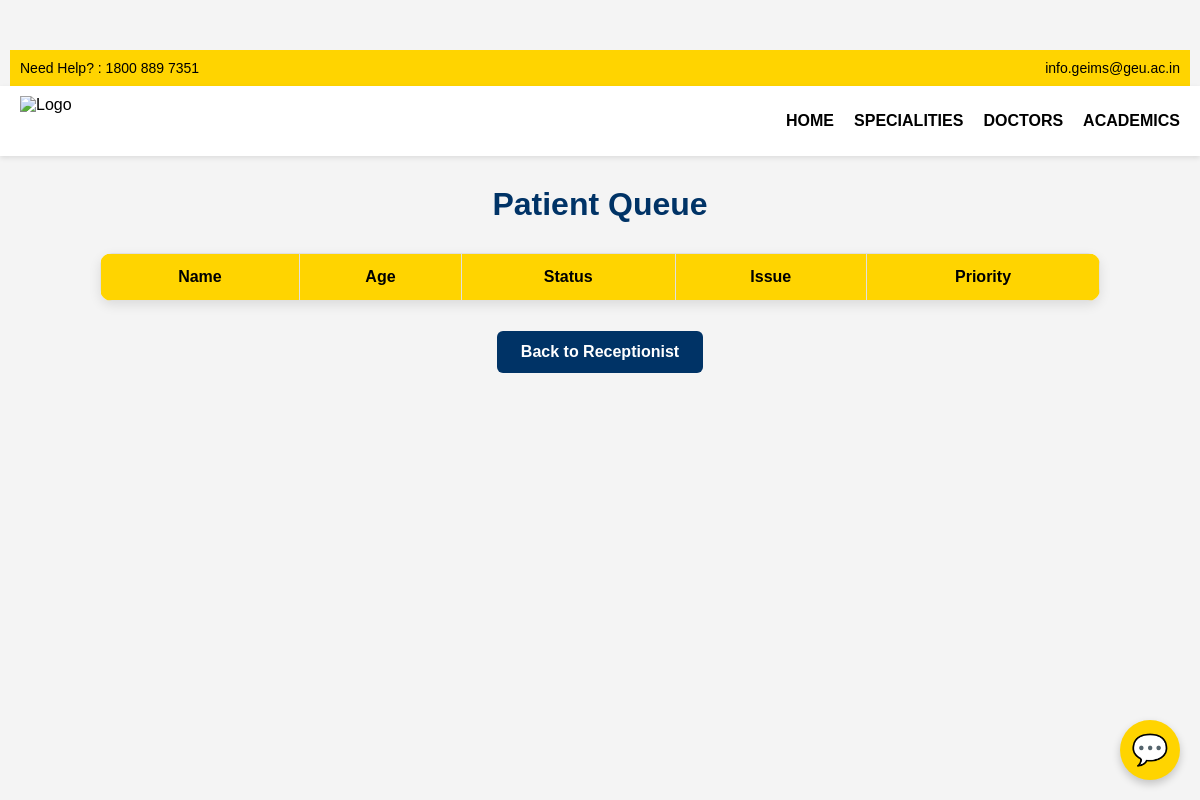
/patient/, run on an earlier commit of the app's database.
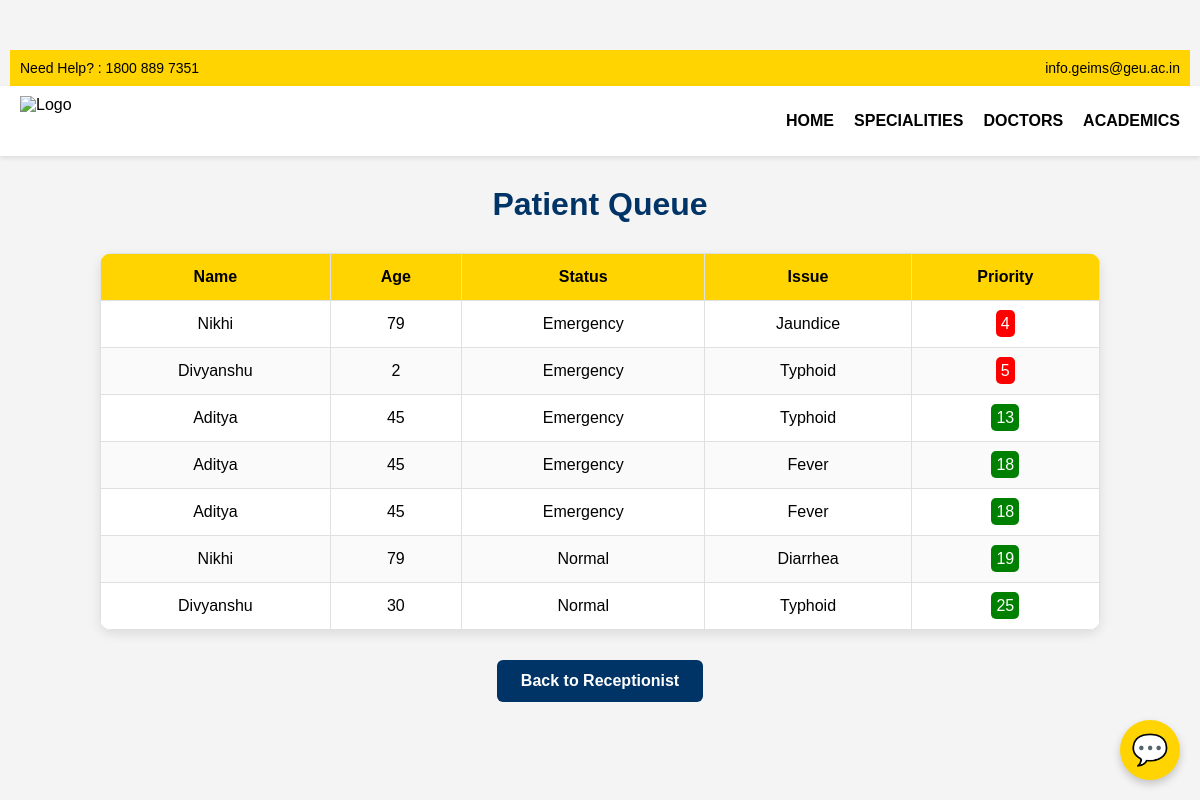
And on a later commit of the database.
### queueapp/models.py (models this page shows, shortened)
class Patient(models.Model):
    GENDER_CHOICES = [
        ('Male', 'Male'),
        ('Female', 'Female'),
    ]
    STATUS_CHOICES = [
        ('Normal', 'Normal'),
        ('Emergency', 'Emergency'),
    ]
    ISSUE_CHOICES = [
        ('Headache', 'Headache'),
        ('Fever', 'Fever'),
        ('Migraine', 'Migraine'),
        ('Typhoid', 'Typhoid'),
        ('Diarrhea', 'Diarrhea'),
        ('Jaundice', 'Jaundice'),
        ('Other', 'Other'),
    ]
    name = models.CharField(max_length=100)
    age = models.PositiveIntegerField()
    gender = models.CharField(max_length=10, choices=GENDER_CHOICES)
    blood_group = models.CharField(max_length=5)
    issue = models.CharField(max_length=20, choices=ISSUE_CHOICES)
    status = models.CharField(max_length=10, choices=STATUS_CHOICES)
    created_at = models.DateTimeField(auto_now_add=True)
    treated = models.BooleanField(default=False)

### queueapp/views.py (the view)
# urls.py: path('patient/', views.patient_panel, name='patient_panel'),
def patient_panel(request):
    patients = Patient.objects.filter(treated=False)
    for patient in patients:
        patient.priority_score = get_patient_priority(patient)
    patients = sorted(
        patients,
        key=lambda p: (p.priority_score, p.created_at)  # Sorting by priority, then by FCFS
    )
    return render(request, 'queueapp/patient_panel.html', {'patients': patients})

### queueapp/templates/queueapp/patient_panel.html (shortened to what this page needs)
<!DOCTYPE html>
<html lang="en">
<head>
</head>
<body>
  <div class="top-bar">
    <div>Need Help? : 1800 889 7351</div>
    <div>info.geims@geu.ac.in</div>
  </div>
  <div class="nav-bar">
    <img src="https://geimshospital.com/wp-content/uploads/2024/12/logo.png" alt="Logo">
    <div class="menu">
      <a href="{% url 'frontpage' %}">HOME</a>
      <a href="{% url 'specialities' %}">SPECIALITIES</a>
      <a href="{% url 'doctors' %}">DOCTORS</a>
      <a href="{% url 'academics' %}">ACADEMICS</a>
    </div>
  </div>
  <h1>Patient Queue</h1>
  <table>
    <thead>
        <tr>
            <th>Name</th>
            <th>Age</th>
            <th>Status</th>
            <th>Issue</th>
            <th>Priority</th>
        </tr>
    </thead>
    <tbody>
        {% for patient in patients %}
        <tr>
            <td>{{ patient.name }}</td>
            <td>{{ patient.age }}</td>
            <td>{{ patient.status }}</td>
            <td>{{ patient.issue }}</td>
            <td>
                {% if patient.priority_score <= 5 %}
                    <span style="color:white; background-color:red; padding:5px; border-radius:5px;">{{ patient.priority_score }}</span>
                {% elif patient.priority_score <= 10 %}
                    <span style="color:black; background-color:orange; padding:5px; border-radius:5px;">{{ patient.priority_score }}</span>
                {% else %}
                    <span style="color:white; background-color:green; padding:5px; border-radius:5px;">{{ patient.priority_score }}</span>
                {% endif %}
            </td>
        </tr>
        {% endfor %}
    </tbody>
</table>
  <div id="chatbot-button" onclick="toggleChatbot()">💬</div>
  <a class="yoo" href="{% url 'receptionist' %}">Back to Receptionist</a>
</body>
</html>

What changed in the data, as far as the page shows it:
added Patient: name "Nikhi", age "79", status "Emergency", issue "Jaundice", priority_score "4"
added Patient: name "Divyanshu", age "2", status "Emergency", issue "Typhoid", priority_score "5"
added Patient: name "Aditya", age "45", status "Emergency", issue "Typhoid", priority_score "13"
added Patient: name "Aditya", age "45", status "Emergency", issue "Fever", priority_score "18"
added Patient: name "Aditya", age "45", status "Emergency", issue "Fever", priority_score "18"
added Patient: name "Nikhi", age "79", status "Normal", issue "Diarrhea", priority_score "19"
added Patient: name "Divyanshu", age "30", status "Normal", issue "Typhoid", priority_score "25"
